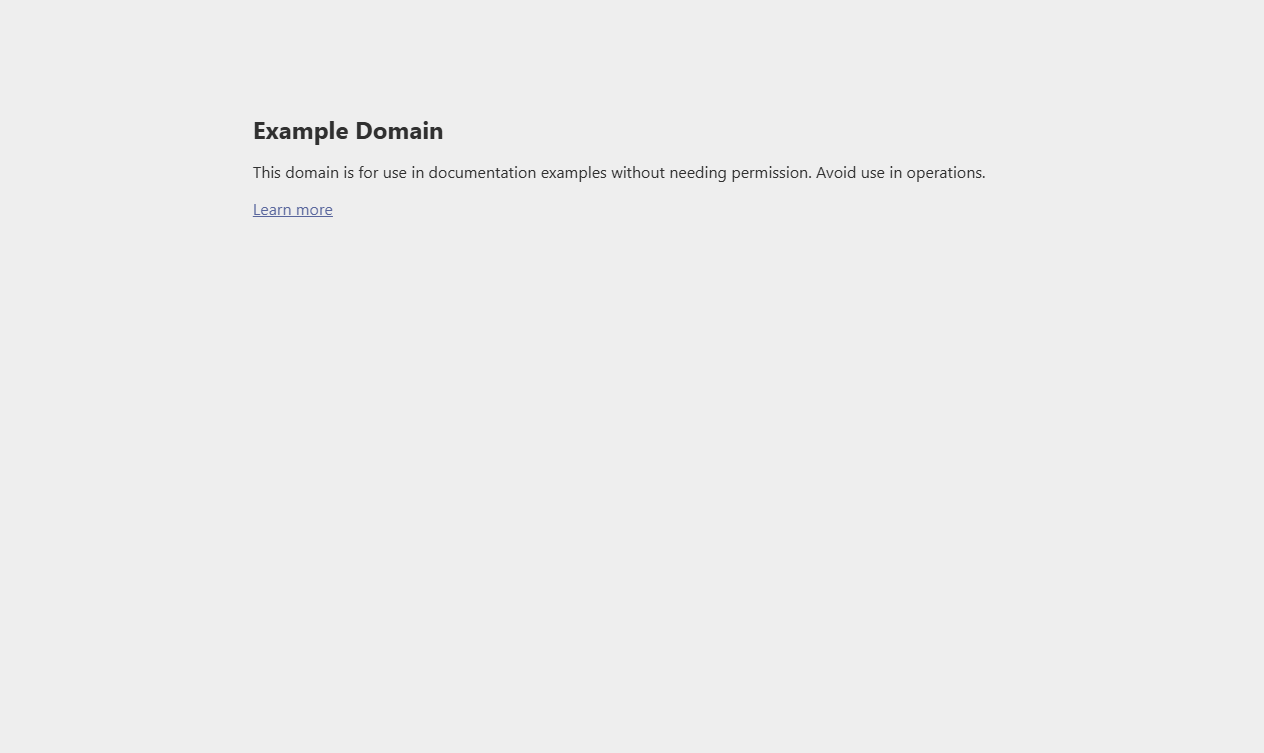
#> input picture _selenium_temp.png, 1264 x 753 px
$ python -i comic_text_detector_adapter.py   (imports and definitions only)
#> lines starting #> are read from the running program, lines starting #| are printed output that depends on the picture; after the words box and inside, x2 and y2 are one past the last pixel; in counts of white or black regions, pixels touching at a corner belong together
#> further down, picture is the input picture: PIL image 1264x753 RGB; mean R, G, B 237.3, 237.3, 237.3
"""
OpenCV-based text region detector adapter (no Torch).

Detects regions via thresholding and contours to avoid ML dependencies.
"""

from __future__ import annotations

import logging
from dataclasses import dataclass
from typing import List, Optional, Tuple

import cv2
import numpy as np
from PIL import Image

logger = logging.getLogger(__name__)


@dataclass
class TextRegion:
    left: int
    top: int
    width: int
    height: int
    polygon: Optional[List[Tuple[int, int]]] = None
    score: Optional[float] = None


class ComicTextDetectorAdapter:
    def __init__(self) -> None:
        pass

    def available(self) -> bool:
        return True

    def detect_regions(self, image: Image.Image) -> List[TextRegion]:
        img_np = np.array(image.convert("RGB"))
        gray = cv2.cvtColor(img_np, cv2.COLOR_RGB2GRAY)
        blurred = cv2.GaussianBlur(gray, (5, 5), 0)

        fixed_threshold = 240
        _, th_fixed = cv2.threshold(blurred, fixed_threshold, 255, cv2.THRESH_BINARY)
#> th_fixed: shape (753, 1264); every value is 0
        inverse_threshold = 300 - fixed_threshold
        _, th_fixed_inv = cv2.threshold(blurred, inverse_threshold, 255, cv2.THRESH_BINARY_INV)
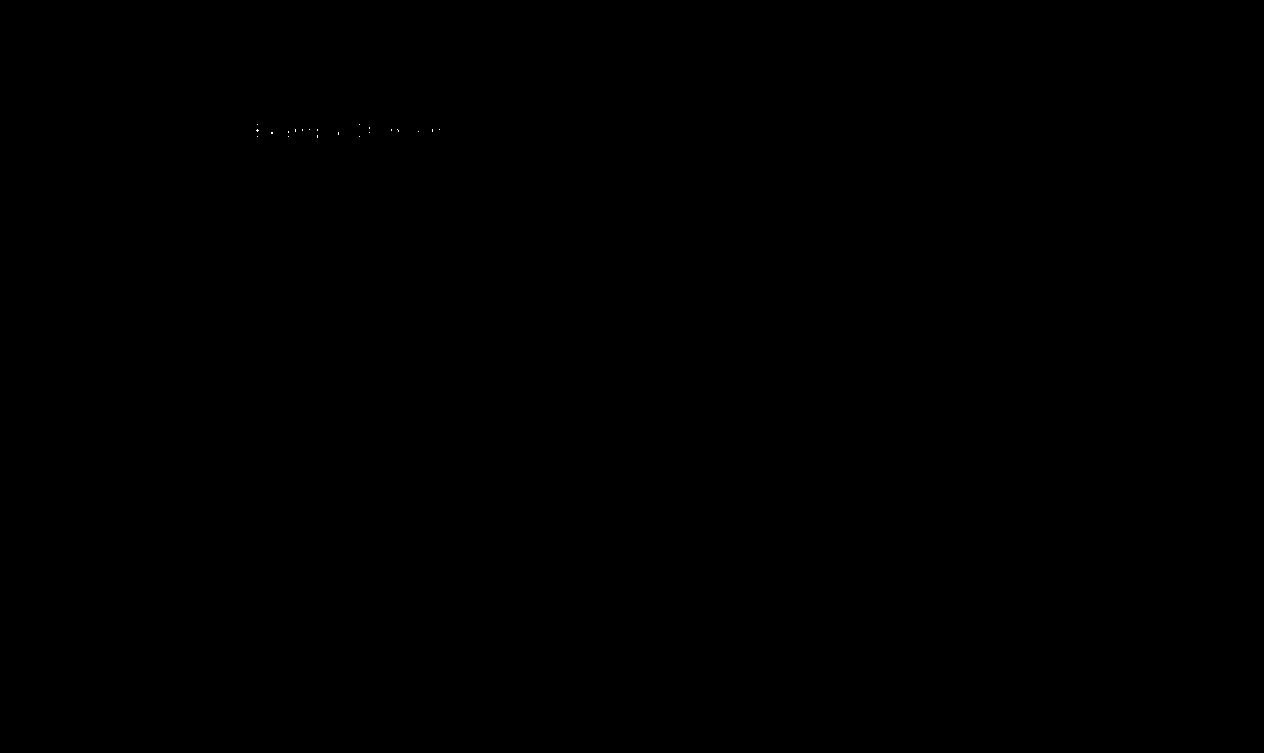
#> th_fixed_inv: shape (753, 1264); 0% white in thin lines or dots, all inside (x1, y1, x2, y2) = (256, 124, 440, 138)

        def collect_rects(bin_img: np.ndarray) -> List[Tuple[int, int, int, int]]:
            bi = (bin_img > 0).astype(np.uint8) * 255
            contours_info = cv2.findContours(bi, cv2.RETR_EXTERNAL, cv2.CHAIN_APPROX_SIMPLE)
#> contours_info = 0 contours
            if len(contours_info) == 3:
                _, contours, _ = contours_info
            else:
                contours, _ = contours_info
#> contours = []
            rects: List[Tuple[int, int, int, int]] = []
            for c in contours:
                x, y, w, h = cv2.boundingRect(c)
                rects.append((x, y, w, h))
#> this loop made 0 passes
#> after the loop, rects = []
            return rects

        rects_fixed = collect_rects(th_fixed)
#> rects_fixed = []
        rects_inv = collect_rects(th_fixed_inv)
#> in collect_rects (call 2), `contours_info = cv2.findContours(bi, cv2.RETR_EXTERNAL, cv2.CHAIN_APPR..`: contours_info = 21 contours, all with area under 20
#> the loop in collect_rects (call 2), `for c in contours:` made 21 passes
#> (c, x, y, w, h) on passes 4, 6, 7, 9, 11, 12, 13, 14, 16, 17: ([[317, 135], [317, 137]], 317, 135, 1, 3), ([[338, 132], [338, 134]], 338, 132, 1, 3), ([[271, 132], [271, 133], [272, 133], [272, 132]], 271, 132, 2, 2), ([[288, 131], [288, 132]], 288, 131, 1, 2), ([[432, 129], [432, 131]], 432, 129, 1, 3), ([[397, 129], [398, 130], [398, 131], [398, 130]], 397, 129, 2, 3), ([[391, 129], [391, 130]], 391, 129, 1, 2), ([[317, 129], [317, 130]], 317, 129, 1, 2), ([[302, 129], [302, 130]], 302, 129, 1, 2), ([[295, 129], [295, 131]], 295, 129, 1, 3)
#> (x, y, w, h) on passes 1, 2, 3, 5, 8, 10: (359, 136, 1, 1), (288, 136, 1, 1), (257, 136, 1, 1), (369, 132, 1, 1), (418, 131, 1, 1), (439, 129, 1, 1)
#> rects_inv = 21 items, first 6: (359, 136, 1, 1), (288, 136, 1, 1), (257, 136, 1, 1), (317, 135, 1, 3), (369, 132, 1, 1), (338, 132, 1, 3)
        flat_rects = rects_fixed + rects_inv
#> flat_rects has the same summary as rects_inv

        def intersection_area(r1, r2):
            x1, y1, w1, h1 = r1
            x2, y2, w2, h2 = r2
            ix1 = max(x1, x2)
            iy1 = max(y1, y2)
            ix2 = min(x1 + w1, x2 + w2)
            iy2 = min(y1 + h1, y2 + h2)
            if ix2 <= ix1 or iy2 <= iy1:
                return 0
            return (ix2 - ix1) * (iy2 - iy1)

        final_rects: List[Tuple[int, int, int, int]] = []
        subsume_ratio = 0.8
        for i, (x, y, w, h) in enumerate(flat_rects):
            if w < 30 or h < 30:
                continue
            if w > 600 or h > 600:
                continue
            if w * h > 250000:
                continue
            small = (x, y, w, h)
            small_area = w * h
            contained = False
            for j, (X, Y, W, H) in enumerate(flat_rects):
                if i == j:
                    continue
                if (W * H) <= small_area:
                    continue
                if small_area > 0 and (intersection_area(small, (X, Y, W, H)) / small_area) >= subsume_ratio:
                    contained = True
                    break
            if not contained:
                final_rects.append(small)
#> this loop made 21 passes
#> (x, y, w, h) on passes 1 to 12: (359, 136, 1, 1), (288, 136, 1, 1), (257, 136, 1, 1), (317, 135, 1, 3), (369, 132, 1, 1), (338, 132, 1, 3), (271, 132, 2, 2), (418, 131, 1, 1), (288, 131, 1, 2), (439, 129, 1, 1), (432, 129, 1, 3), (397, 129, 2, 3)
#> after the loop, final_rects = []

        boxes: List[TextRegion] = [
            TextRegion(left=x, top=y, width=w, height=h)
            for (x, y, w, h) in final_rects
        ]
#> boxes = []
        boxes.sort(key=lambda r: (r.top, r.left))
        return boxes

>>> from PIL import Image
>>> picture = Image.open('../../../../_selenium_temp.png')
>>> result = ComicTextDetectorAdapter().detect_regions(picture)
#> result = []
